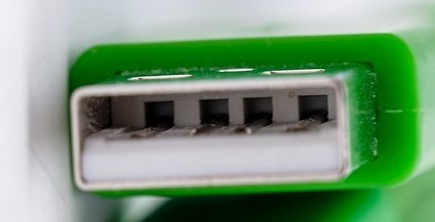
#> input picture data/raw/Type-A/typa-a.jpg, 435 x 222 px
$ python -i geomtry_extractor.py   (imports and definitions only)   (older library calls are emulated)
#> lines starting #> are read from the running program, lines starting #| are printed output that depends on the picture; after the words box and inside, x2 and y2 are one past the last pixel; in counts of white or black regions, pixels touching at a corner belong together
#> further down, picture is the input picture: shape (222, 435, 3); mean B, G, R 121.2, 153.2, 119.9
import cv2
import numpy as np

from ..utils.yaml import Config

# [1 line not run here, left out]


def get_aspect_ratio():
    pass


def get_n_pins():
    pass


def get_pin_positions():
    pass


# [20 lines that did not run here, left out]


# [22 lines that did not run here, left out]


def histogram_of_gradients(img, cell_size=32, bin_n=8):
    """
    Compute a HOG-like visualization:
      – img: input BGR or grayscale image (uint8)
      – cell_size: size of each cell in pixels
      – bin_n: number of orientation bins (e.g. 8 for 0–360° in 45° steps)
    Returns:
      – hog_img: a grayscale image with arrows showing per-cell dominant gradient directions
    """
    # 1) Grayscale & gradients
    gray = cv2.cvtColor(img, cv2.COLOR_BGR2GRAY) if img.ndim == 3 else img
    gx = cv2.Sobel(gray, cv2.CV_32F, 1, 0, ksize=1)
    gy = cv2.Sobel(gray, cv2.CV_32F, 0, 1, ksize=1)
    mag, ang = cv2.cartToPolar(gx, gy, angleInDegrees=True)

    # 2) Prepare bins & output image
    h, w = gray.shape
    cell_x = w // cell_size
    cell_y = h // cell_size
    # blank canvas for visualization
    hog_img = np.zeros((h, w), dtype=np.uint8)

    # 3) Loop over cells
    for i in range(cell_y):
        for j in range(cell_x):
            # cell boundaries
            y0, y1 = i*cell_size, (i+1)*cell_size
            x0, x1 = j*cell_size, (j+1)*cell_size

            # slice out this cell’s mags & angles
            cell_mag = mag[y0:y1, x0:x1].ravel()
            cell_ang = ang[y0:y1, x0:x1].ravel()

            # histogram of orientations weighted by magnitude
            bin_width = 360 / bin_n
            # map angles into [0, bin_n-1]
            bin_idxs = np.floor(cell_ang / bin_width).astype(int) % bin_n
            hist = np.bincount(bin_idxs, weights=cell_mag, minlength=bin_n)

            # normalize for display
            if hist.sum() != 0:
                hist = hist / hist.max()

            # draw an arrow for each bin
            center_x = x0 + cell_size // 2
            center_y = y0 + cell_size // 2
            for b in range(bin_n):
                # angle for this bin (in radians)
                theta = (b * bin_width + bin_width/2) * np.pi / 180
                length = (cell_size//2) * hist[b]
                dx = length * np.cos(theta)
                dy = length * np.sin(theta)

                x_start = int(center_x - dx/2)
                y_start = int(center_y - dy/2)
                x_end = int(center_x + dx/2)
                y_end = int(center_y + dy/2)

                # draw white line (thickness=1)
                cv2.line(hog_img,
                         (x_start, y_start),
                         (x_end,   y_end),
                         color=255,
                         thickness=1)

    return hog_img


def corner_detection_count(img, block_size=2, ksize=3, k=0.04, thresh=0.02, min_distance=12):
#> called with block_size = 2, ksize = 3, k = 0.04, thresh = 0.02, min_distance = 12
    if img.ndim == 2:
        img_bgr = cv2.cvtColor(img, cv2.COLOR_GRAY2BGR)
        gray = img
    else:
        img_bgr = img.copy()
        gray = cv2.cvtColor(img_bgr, cv2.COLOR_BGR2GRAY)
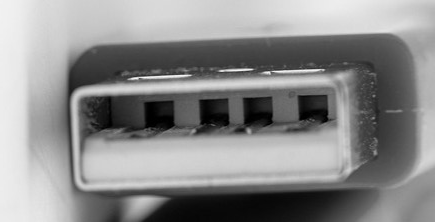
#> gray: shape (222, 435); min 0, max 250, mean 139.6

    gray = cv2.GaussianBlur(gray, (5, 5), 1)
    gray = np.float32(gray)

    dst = cv2.cornerHarris(gray, block_size, ksize, k)
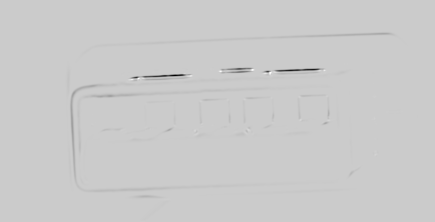
#> dst: shape (222, 435) float32; min -3594203.2, max 907227.8, mean -15756.4; drawn with min black and max white
    dst = cv2.dilate(dst, None)
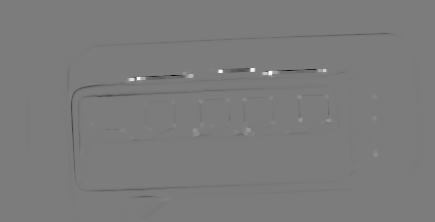
#> dst: shape (222, 435) float32; min -859203.2, max 907227.8, mean -1958.5; drawn with min black and max white

    corners_subpix = cv2.goodFeaturesToTrack(
        gray, maxCorners=1000, qualityLevel=thresh, minDistance=min_distance)
#> corners_subpix = 72 rows, first 8: [269, 73], [252, 69], [219, 70], [190, 75], [323, 70], [196, 133], [130, 79], [248, 129]
    if corners_subpix is not None:
        for pt in corners_subpix:
            x, y = pt.ravel().astype(int)
            cv2.circle(img_bgr, (x, y), 2, (0, 0, 255), -1)
#> this loop made 72 passes
#> (x, y) on passes 1 to 12: (269, 73), (252, 69), (219, 70), (190, 75), (323, 70), (196, 133), (130, 79), (248, 129), (300, 119), (375, 153), (328, 119), (299, 96)
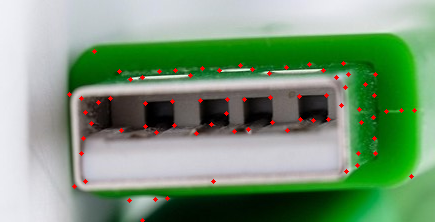
#> img_bgr: shape (222, 435, 3); 0.97% of pixels changed, all inside (x1, y1, x2, y2) = (67, 49, 417, 222)
        count = len(corners_subpix)
#> count = 72
    else:
        count = 0

    return img_bgr, count

>>> import cv2
>>> picture = cv2.imread('../../../../data/raw/Type-A/typa-a.jpg')
>>> result = corner_detection_count(picture)

$ run again, on data/raw/Type-A/type-a.png
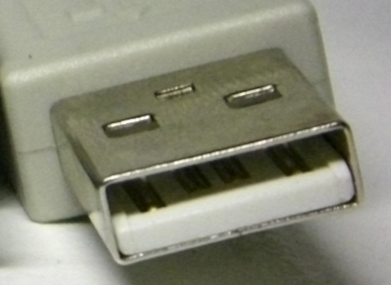
#> input picture data/raw/Type-A/type-a.png, 391 x 285 px
#> picture is the input picture: shape (285, 391, 3); mean B, G, R 122.1, 139.2, 138
#> in corner_detection_count, `dst = cv2.dilate(dst, None)`:
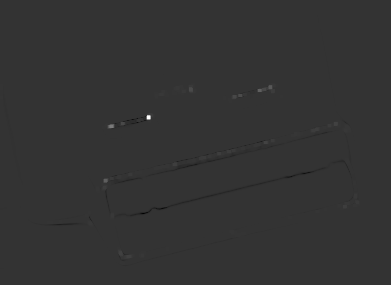
#> dst: shape (285, 391) float32; min -893218.7, max 3542463.8, mean -184.3; drawn with min black and max white
#> corners_subpix = 57 rows, first 8: [147, 117], [110, 125], [105, 179], [269, 86], [190, 89], [335, 123], [127, 256], [233, 96]
#> the loop in corner_detection_count, `for pt in corners_subpix:` made 57 passes
#> after the loop in corner_detection_count, `for pt in corners_subpix:`:
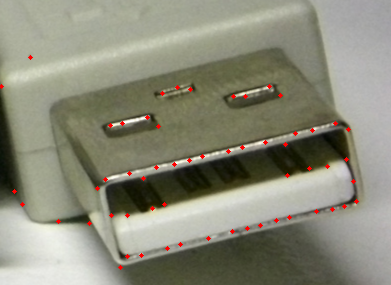
#> img_bgr: shape (285, 391, 3); 0.66% of pixels changed, all inside (x1, y1, x2, y2) = (0, 55, 359, 270)
#> count = 57
